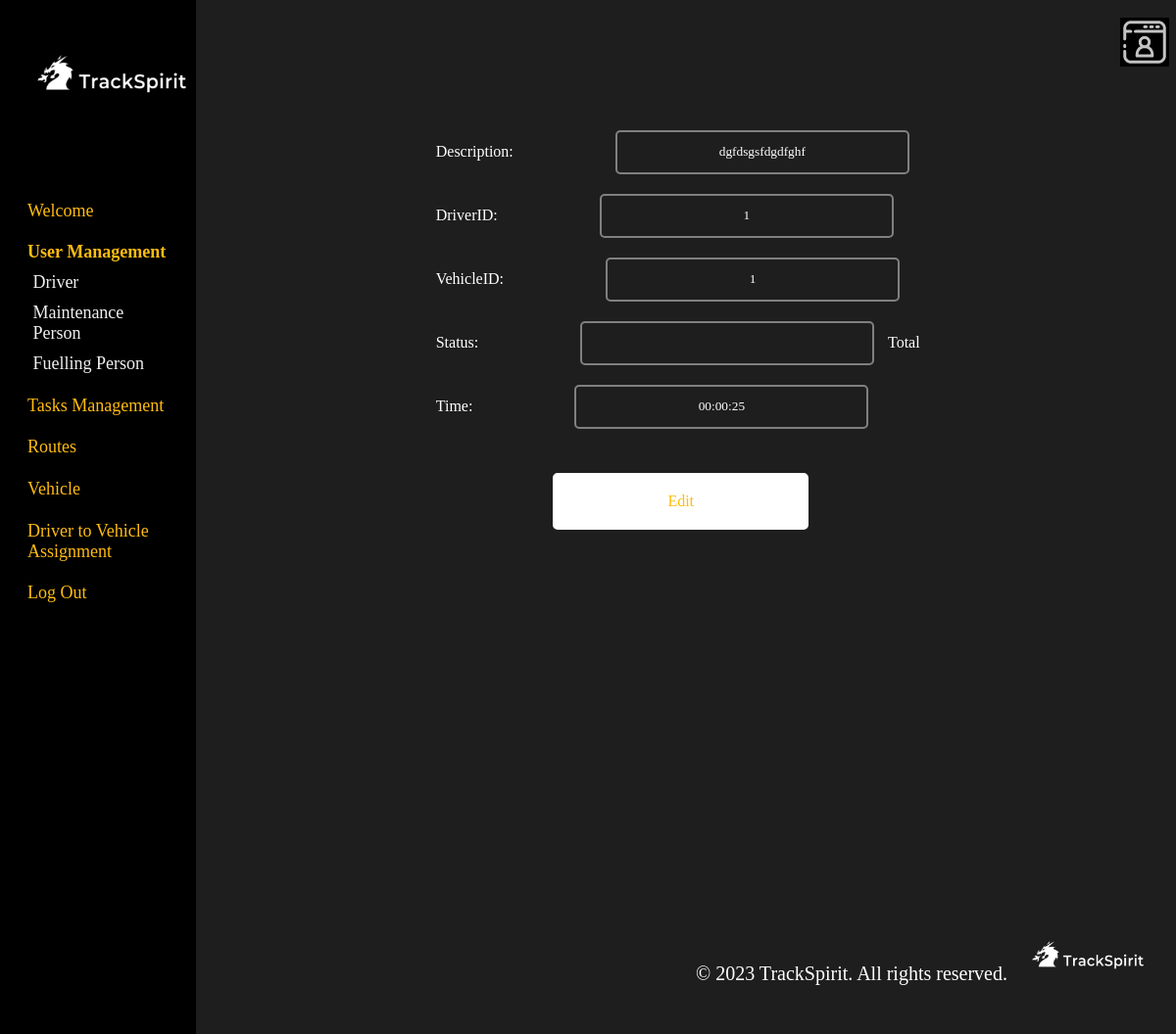
/admin/edit_task.php?id=1, run on the app's committed database.
### tables this page shows
CREATE TABLE `task` (
  `id` int(11) NOT NULL,
  `description` text DEFAULT NULL,
  `driver_id` int(11) DEFAULT NULL,
  `vehicle_id` int(11) DEFAULT NULL,
  `status_of_task` varchar(10) DEFAULT NULL,
  `total_time` time DEFAULT NULL
);

### admin/edit_task.php (the view, shortened to what this page needs)
<?php
$mysqli = new mysqli("localhost", "root", "", "db");
$id=$_GET['id'];
$strSQL ="select * from task WHERE id = '$id'";
$result=$mysqli->query($strSQL);
$row=mysqli_fetch_array($result);
?>
<html>
    <head>
</head>
<body>
    <header>
        <img src="image/personal-page.png" alt="personal page" style="height: 50px; width: 50px; margin-left: 96%;">
    </header>
    <main>
    <form method="post" action="edit_task_process.php">
                <p3 style="color:white; text-align: center; width:50%;">Description:</p3> <input type="text" id="description" name="description" value="<?=$row['description']?>" required>
                <p3 style="color:white; text-align: center; width:50%;">DriverID:</p3> <input type="text" id="driver_id" name="driver_id" value="<?=$row['driver_id']?>" required>
                <p3 style="color:white; text-align: center; width:50%;">VehicleID:</p3> <input type="text" id="vehicle_id" name="vehicle_id" value="<?=$row['vehicle_id']?>" required>
                <p3 style="color:white; text-align: center; width:50%;">Status:</p3> <input type="text" id="status_of_task" name="status_of_task" value="<?=$row['status_of_task']?>" required>
                <p3 style="color:white; text-align: center; width:50%;">Total Time:</p3> <input type="text" id="total_time" name="total_time" value="<?=$row['total_time']?>" required>
                <input type="submit" class = "Button" value="Edit">
        </form>
    </main>
        <aside>
            <img src="image/logo.png" alt="TrackSpirit Logo" class="logo">
        <a href="welcome.php" class="a1">Welcome</a>
            <a href="user.php" class="a1 selected">User Management</a>
            <a href="driver.php" class="a2">Driver</a>
            <a href="maintenance.php" class="a2">Maintenance Person</a>
            <a href="fuelling.php" class="a2">Fuelling Person</a>
            <a href="tasks.php" class="a1">Tasks Management</a>
            <a href="servicesAdmin.php" class="a1">Routes</a>
            <a href="vehicle.php" class="a1">Vehicle</a>
            <a href="assignment.php" class="a1">Driver to Vehicle Assignment</a>
            <a href="/csci361teamwork/logout.php" class="a1">Log Out</a>
        </aside>
        <footer style="text-align: right;">
            <span> © 2023 TrackSpirit. All rights reserved.</span>
            <img src="image/logo.png" alt="TrackSpirit logo">
        </footer>
    </body>
    </html>

### admin/edit_task.php (style rules this page uses)
* { font-family: Montserrat; }
body { background-color: #1E1E1E; }
header { max-width: 100%; height: 50px; background:transparent; padding: 10px; margin-left:15%; }
form { width: 500px; height: 600px; background-color: transparent; margin: auto; margin-top: -20%; }
input { width: 300px; height: 45px; border: 2px solid gray; background-color: transparent; padding: 5px; margin: 10px; margin-left: 100px; border-radius: 5px; text-align: center; color: white; }
main { max-width: 100%; height: 600px; background:transparent; padding: 20px; margin: auto; margin-left: 24%; margin-right: 8%; margin-top: 15% }
aside { width: 15%; height: 100%; background-color: black; padding: 10px; position: fixed; top: 0px; left: 0; overflow: hidden; }
aside a.a1 { font-size: 18px; color: #FFBC0F; text-decoration: none; margin: 10px; display: block; margin-left: 10%; margin-right: 10%; margin-top: 12%; }
aside a.a2 { font-size: 18px; color: #F0F0F0; text-decoration: none; margin: 10px; display: block; margin-left: 13%; margin-right: 10%; margin-top: 5%; }
footer { max-width: 100%; height: 50px; background: transparent; padding: 10px; }
span { font-size: 20px; color: #ffffff; text-align: right; }
footer img { height: 150px; width: 150px; margin-bottom: -4.7%; }
.selected { font-weight: bold; }
.button { display: block; width: 261px; height: 58px; background: white; border: 2px solid white; border-radius: 5px; font-size: 16px; text-align: center; color: #FFBC0F; cursor: pointer; margin:auto; margin-top: 7%; }
.logo { display: block; margin: 0; margin-top: -15%; width: 200px; height: 200px; cursor: pointer; }

### data on the page
task: description "dgfdsgsfdgdfghf", driver_id "1", vehicle_id "1", total_time "00:00:25"
